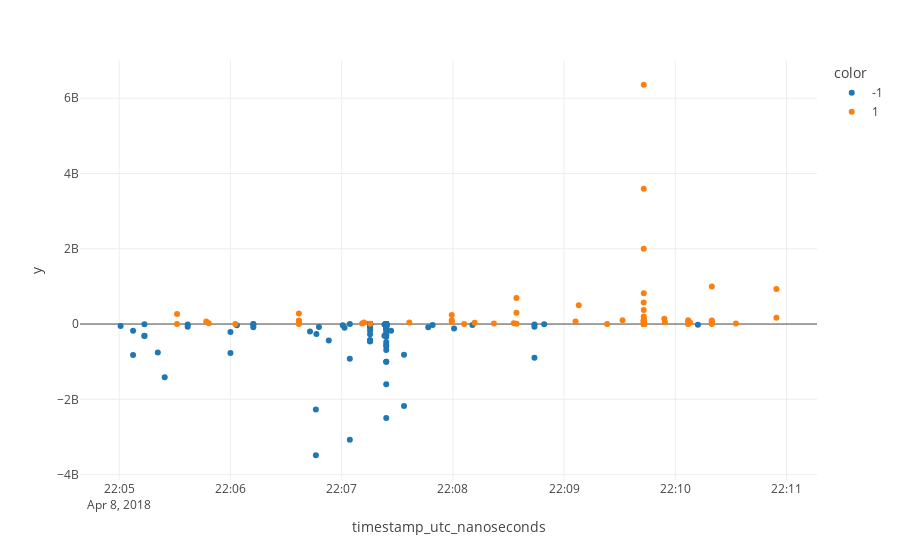

Source (notebook cell):
### Code cell
fig = px.scatter(df_c, x=df_c.index, y=(df_c.SizeBillionths * df_c.Side), color=df_c.Side.astype(str))
fig.show()
